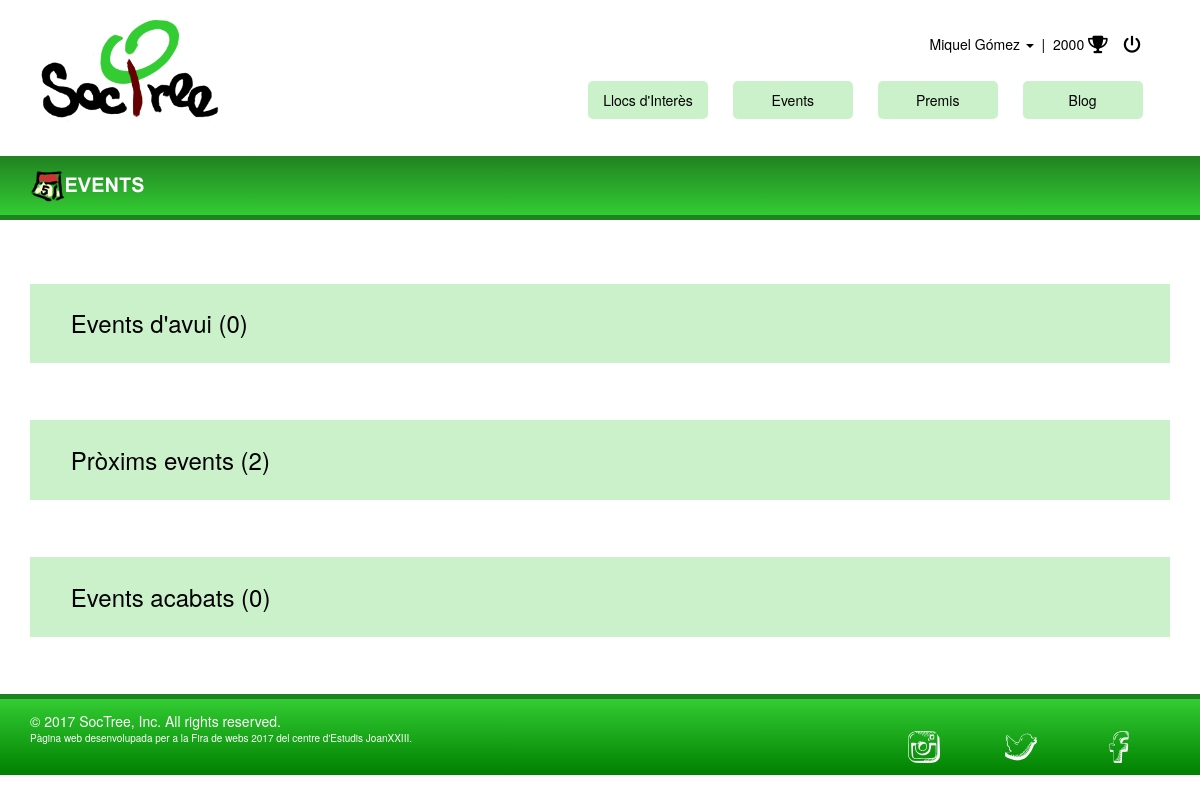
The app's page /php/main/body/events_usuari.php (signed in), older data.
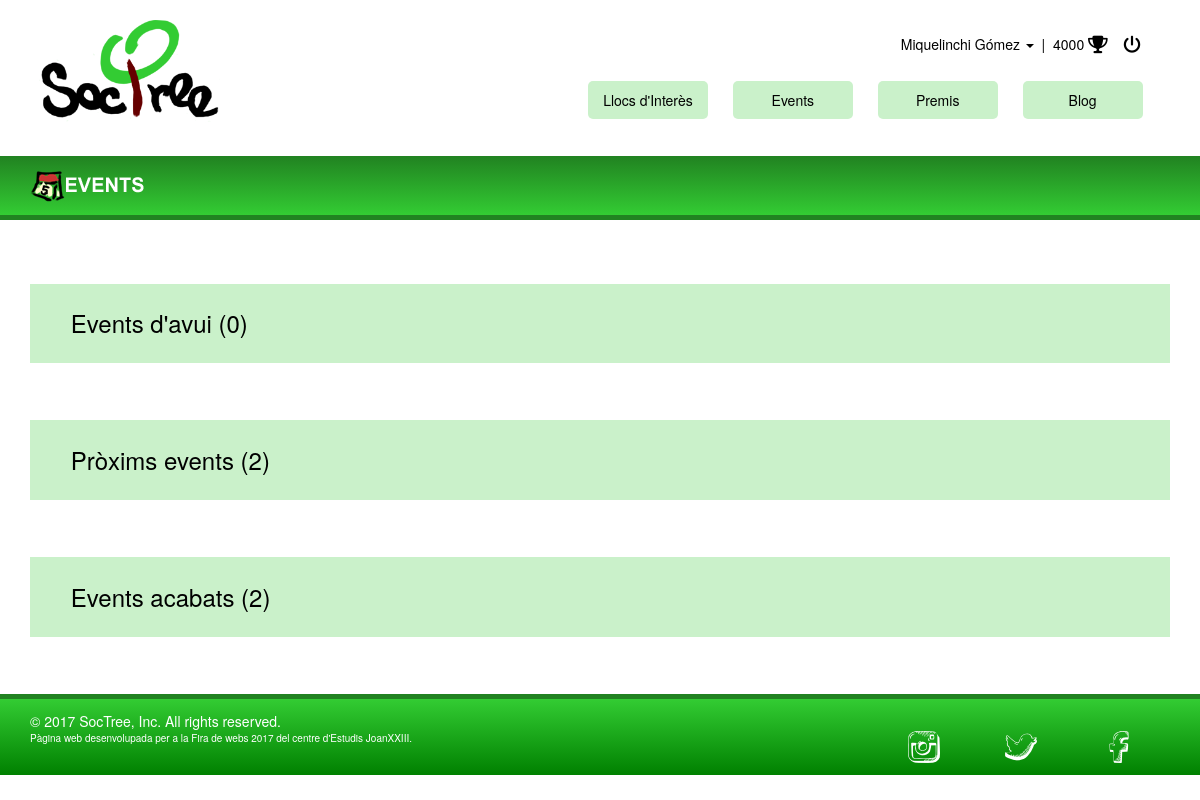
The same page, newer data.
### tables this page shows
CREATE TABLE `tbl_moneder` (
  `mon_id` int(11) NOT NULL,
  `usu_id` int(11) NOT NULL,
  `mon_quantitat` int(11) NOT NULL
);

### php/includes/visualizarPermisivo.php (called while the page is built)
<?php session_start();
if (isset($_SESSION['usu_id'])) {
	$usu = $_SESSION['usu_id'];
	$nom = $_SESSION['usu_nom'];
	$cognom = $_SESSION['usu_cognom'];
}else{
	$msgNoUsuarios = "Per participar <strong>fes login</strong> o <strong>registra't.</strong>";
}
 ?>

### php/main/body/events_usuari.php (the view, shortened to what this page needs)
<?php
if (file_exists('../../includes/visualizarPermisivo.php')) {
					include_once '../../includes/visualizarPermisivo.php';
				}else{
					include_once 'php/includes/visualizarPermisivo.php';
				}
	include '../../conexio/conexio.php';
	$hoy = date("Y-m-d");
	$sql = "SELECT * FROM tbl_events WHERE eve_data<'$hoy' AND eve_estat='actiu'";
	$eventos = mysqli_query($conexion, $sql);
	if (mysqli_num_rows($eventos)){
		$sql_update = "UPDATE tbl_events SET eve_estat='finalitzat' WHERE eve_data<'$hoy' AND eve_estat='actiu'";
		mysqli_query($conexion, $sql_update);
	}
	$sql_creat = "SELECT * FROM tbl_events WHERE usu_id = '$usu' AND eve_estat='actiu' AND eve_data='$hoy' ORDER BY eve_data";
	$creats = mysqli_query($conexion, $sql_creat);
	$sql_creat = "SELECT * FROM tbl_usuari INNER JOIN tbl_participants ON tbl_participants.usu_id = tbl_usuari.usu_id INNER JOIN tbl_events ON tbl_events.eve_id = tbl_participants.eve_id WHERE tbl_participants.usu_id = '$usu' AND eve_estat='actiu' AND eve_data='$hoy' ORDER BY eve_data";
	$creats1 = mysqli_query($conexion, $sql_creat);
	$a = mysqli_num_rows($creats);
	$b = mysqli_num_rows($creats1);
	$avui = $a+$b;
	$sql_creat = "SELECT * FROM tbl_events WHERE usu_id = '$usu' AND eve_estat='actiu' AND eve_data>'$hoy' ORDER BY eve_data";
	$creats2 = mysqli_query($conexion, $sql_creat);
	$sql_creat = "SELECT * FROM tbl_usuari INNER JOIN tbl_participants ON tbl_participants.usu_id = tbl_usuari.usu_id INNER JOIN tbl_events ON tbl_events.eve_id = tbl_participants.eve_id WHERE tbl_participants.usu_id = '$usu' AND eve_estat='actiu' AND eve_data>'$hoy' ORDER BY eve_data";
	$creats3 = mysqli_query($conexion, $sql_creat);
	$c = mysqli_num_rows($creats2);
	$d = mysqli_num_rows($creats3);
	$dema = $c+$d;
	$sql_creat = "SELECT * FROM tbl_events WHERE usu_id = '$usu' AND eve_estat='finalitzat' AND eve_data<'$hoy' ORDER BY eve_data";
	$creats4 = mysqli_query($conexion, $sql_creat);
	$sql_creat = "SELECT * FROM tbl_usuari INNER JOIN tbl_participants ON tbl_participants.usu_id = tbl_usuari.usu_id INNER JOIN tbl_events ON tbl_events.eve_id = tbl_participants.eve_id WHERE tbl_participants.usu_id = '$usu' AND eve_estat='finalitzat' AND eve_data<'$hoy' ORDER BY eve_data";
	$creats5 = mysqli_query($conexion, $sql_creat);
	$e = mysqli_num_rows($creats4);
	$f = mysqli_num_rows($creats5);
	$ahir = $e+$f;
 ?>
<!DOCTYPE html>
<html>
<head>
	<?php include "../head.php" ?>
	<link rel="stylesheet" type="text/css" href="../../../css/events_usuari.css">
	<link rel="stylesheet" type="text/css" href="../../../css/eventos.css">
</head>
<body>
	<?php include("../header/header.php");?>
<div class="contenido_index event_main" style="overflow-x: hidden;">
	<div class="row">
		<div class="col-md-12">
				&nbsp;&nbsp;&nbsp;&nbsp;<img src="../../../img/web/icon/png/event-nom.png">
		</div>
	</div>
</div>
<div class="container" style="margin-top: 5.3%;">
	<div class="col-sm-12" style="margin-bottom: 5%; background-color: #caf1ca; padding: 2% ">
		<a href="#" class="abuelo">Events d'avui <?php echo " ($avui)"; ?></a>
	</div>
	<div class="col-sm-12" style="margin-bottom:5%; background-color: #caf1ca;padding: 2%">
			<a href="#" class='abuelo'>Pròxims events <?php echo " ($dema)"; ?></a>
	</div>
	<div class="col-sm-12" style="margin-bottom: 5%; background-color: #caf1ca;padding: 2%">
			<a href="#" class="abuelo">Events acabats <?php echo " ($ahir)"; ?></a>
	</div>
	</div>
	<?php include("../footer/footer.php");?>
</body>
</html>

### php/main/head.php (shortened to what this page needs)
<link rel="stylesheet" type="text/css" href="../../../css/bootstrap.css">
 	<link rel="stylesheet" href="http://fontawesome.io/assets/font-awesome/css/font-awesome.css">
<link rel="stylesheet" type="text/css" href="../../../css/header.css">
<link rel="stylesheet" type="text/css" href="../../../css/footer.css">
<link rel="stylesheet" type="text/css" href="../../../css/body.css">

### php/main/header/header.php (shortened to what this page needs)
<div class="menufijo">
 	<div class="container">
	<div class="row">
	<br/>
		<div class="col-sm-5">
			<?php
			if (file_exists('./img/web/logo/gif.gif')) {
					echo "<a href='index.php'><img src='./img/web/logo/gif.gif' width='200'></a>";
				}else{
					echo "<a href='../../../index.php'><img src='../../../img/web/logo/gif.gif' width='200'></a>";
				}
			?>
		</div>
		<div class="col-sm-7 ">
			<div class="col-sm-offset-4 col-sm-8">
				<div class="nombre">
				<?php
				if (isset($usu))  {
					echo "<div class='dropdown' style='float:left;cursor:pointer'>";
					echo "<a class='dropdown-toggle' type='button' data-toggle='dropdown'>";
					echo $nom;
					echo  ' '. $cognom .' <span class="caret"></span></a>&nbsp;&nbsp;|&nbsp;&nbsp;';
					?>
  </div>
					<a href=<?php
					if (file_exists('php/main/body/ecopremis.php')) {
						echo "'php/main/body/ecopremis.php'";
						}else{
							echo  "'ecopremis.php'";}
					  ?>>
					  <?php
					  		$sql = "SELECT mon_quantitat FROM tbl_moneder WHERE usu_id = $usu";
					  		$monedas = mysqli_query($conexion, $sql);
					  		while ($moneda = mysqli_fetch_object($monedas)) {
					  			echo $moneda->mon_quantitat." ";
					  		}
					  ?><i class="fa fa-trophy fa-lg" aria-hidden="true"></i>
					  	</a>&nbsp;&nbsp;
					<a href= <?php
					if (file_exists('../../proc/destroysesion.proc.php')) {
						echo "'../../proc/destroysesion.proc.php'";
						}else{
							echo  "'php/proc/destroysesion.proc.php'";}
					  ?> ><i class="fa fa-power-off fa-lg" aria-hidden="true"></i></a>
				<?php
				}else{ ?>
				<button type="button" class="btn btn-success" data-toggle="modal" data-target="#modal-1" style="width: 120px">Inicia sessió</button>
					<?php }
					?>
				</div>
			</div>
			<div class="col-sm-12">
					<a href=<?php
					if (file_exists('php/main/body/working.php')) {
						echo "'php/main/body/working.php'";
						}else{
							echo  "'working.php'";}
					  ?>><div class="menu">Blog</div></a>
					<a href=<?php
					if (file_exists('php/main/body/ecopremis.php')) {
						echo "'php/main/body/ecopremis.php'";
						}else{
							echo  "'ecopremis.php'";}
					  ?>><div class="menu">Premis</div></a>
					<a href=<?php
					if (file_exists('php/main/body/eventos.php')) {
						echo "'php/main/body/eventos.php'";
						}else{
							echo  "'eventos.php'";}
					  ?>><div class="menu">Events</div></a>
					<a href=<?php
					if (file_exists('php/main/body/visualizarPuntosInteres.php')) {
						echo "'php/main/body/visualizarPuntosInteres.php'";
						}else{
							echo  "'visualizarPuntosInteres.php'";}
					  ?>><div class="menu">Llocs d'Interès</div></a>
			</div>
		</div>
	</div>
</div>
</div>

### php/main/footer/footer.php
<footer>
	<div class="container">
		<div class="row">
			<div class="col-sm-9">
				&copy; 2017 SocTree, Inc. All rights reserved.
				<br><p style="font-size: 10px">Pàgina web desenvolupada per a la Fira de webs 2017 del centre d'Estudis JoanXXIII.</p>
			</div>
			<div class="col-sm-1">
				&nbsp;&nbsp;&nbsp;&nbsp;&nbsp;&nbsp;&nbsp;&nbsp;&nbsp;<a href="https://www.instagram.com/soctree.joan23/" target="_blank">
				<?php
					if (file_exists('img/web/icon/png/002-instagram-draw-logo.png')) {
						echo "<img src='img/web/icon/png/002-instagram-draw-logo.png'>";
					}else{
						echo "<img src='../../../img/web/icon/png/002-instagram-draw-logo.png' >";
					}
				?>
				</a>
			</div>
			<div class="col-sm-1">
				&nbsp;&nbsp;&nbsp;&nbsp;&nbsp;&nbsp;&nbsp;&nbsp;&nbsp;<a href="https://twitter.com/SocTreeJ23" target="_blank">
				<?php
					if (file_exists('img/web/icon/png/001-twitter-draw-logo.png')) {
						echo "<img src='img/web/icon/png/001-twitter-draw-logo.png'>";
					}else{
						echo "<img src='../../../img/web/icon/png/001-twitter-draw-logo.png' >";
					}
				?>
				</a>
			</div>
			<div class="col-sm-1">
				&nbsp;&nbsp;&nbsp;&nbsp;&nbsp;&nbsp;&nbsp;&nbsp;&nbsp;<a href="https://www.facebook.com/SocTree-617424871779909/?fref=ts" target="_blank">
				<?php
					if (file_exists('img/web/icon/png/003-facebook.png')) {
						echo "<img src='img/web/icon/png/003-facebook.png'>";
					}else{
						echo "<img src='../../../img/web/icon/png/003-facebook.png' >";
					}
				?>
				</a>
			</div>
		</div>
	</div>
</footer>

### css/header.css (style rules this page uses)
html, body { width: 100%; height: 100%; }
.contenido_index { margin-top: 136px; }
.menufijo { position: fixed; width: 100%; top: 0; background-color: white; z-index: 1000 }
.menu { float: right; margin: 2%; background-color: #caf1ca; padding: 1.5%; min-width: 120px; text-align: center; border-radius: 5px; color: black; }
.nombre { float: right; margin: 2%; padding: 1.5%; color: black; }
a { color: black; }

### css/footer.css (style rules this page uses)
footer { width: 100%; background-color: #218221; bottom: 0; padding: 1%; color: white; background: -webkit-linear-gradient(#33cc33,green); background: -moz-linear-gradient(white,#33cc33, #218221); background: -o-linear-gradient(white,#33cc33, #218221); border-top: 5px solid #218221; }

### css/events_usuari.css (style rules this page uses)
a.abuelo { cursor: pointer; padding: 18px; width: 100%; border: none; text-align: left; outline: none; font-size: 24px; transition: 0.4s; }

### css/eventos.css (style rules this page uses)
.event_main { width: 100%; background-color: #33cc33; bottom: 0; padding: 1%; color: white; background-image: -webkit-gradient(linear, left top, left bottom, from(#218221), to(#33cc33)); background: -moz-linear-gradient(white,#218221, #33cc33); background: -o-linear-gradient(white,#218221, #33cc33); border-bottom: 5px solid #218221; overflow-x: hidden; }

Row changes from the older to the newer data that the page shows:
changed tbl_moneder: mon_quantitat "2000" → "4000"
Text that changed along with them:
$nom: "Miquel" → "Miquelinchi"
$ahir: "0" → "2"
